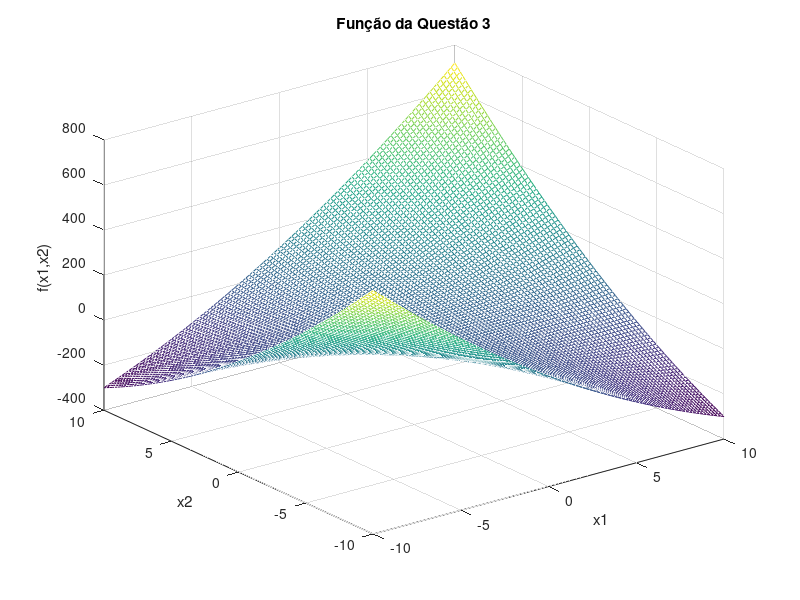

The MATLAB source for this figure:
clc;
clear all;
close all;

name = 'da Questão 3';
x0 = [-1; 1];
Q = [2 5; 5 2];
c = [-1; -1];
f = @(x) 0.5 * x' * Q * x - c' * x;
gf = @(x) Q * x - c;
hf = @(x) Q;
a1 = a2 = -10;
b1 = b2 = 10;

epsilon = 1e-5;
k_max = 500;
tam = 100;
x1 = linspace(a1, b1, tam);
x2 = linspace(a2, b2, tam);
z = size(tam);
for i = 1 : tam
	for j = 1 : tam
		z(i, j) = f([x1(i); x2(j)]);
	end;
end;
mesh(x1, x2, z);
title(['Função ' name]);
xlabel('x1');
ylabel('x2');
zlabel('f(x1,x2)');
grid on;

addpath('../mnouvsr');
addpath('../mnomvsr');

disp('Método de Newton:');
try
	[solution fsolution e k tf] = newton(@gf, @hf, x0, epsilon, epsilon, k_max);
	disp(['     x*  = [' num2str(solution(1)) '; ' num2str(solution(2)) ']']);
	disp(['   f(x*) = ' num2str(f(solution))]);
	disp(['     e   = ' num2str(e)]);
	disp(['     k   = ' num2str(k)]);
	disp(['     tf  = ' num2str(tf)]);
catch err
	disp(['  error: ' err.message]);
end;
disp('');

disp('Método de Máxima Declividade para uma Função Quadrática:');
try
	[solution fsolution e k tf alpha] = maxDeclQuad(Q, c, x0, epsilon, epsilon, k_max);
	disp(['     x*  = [' num2str(solution(1)) '; ' num2str(solution(2)) ']']);
	disp(['   f(x*) = ' num2str(fsolution)]);
	disp(['     e   = ' num2str(e)]);
	disp(['     k   = ' num2str(k)]);
	disp(['     tf  = ' num2str(tf)]);
	disp(['   alpha = [' num2str(alpha) ']']);
catch err
	disp(['  error: ' err.message]);
end;
disp('');

rmpath('../mnouvsr');
rmpath('../mnomvsr');